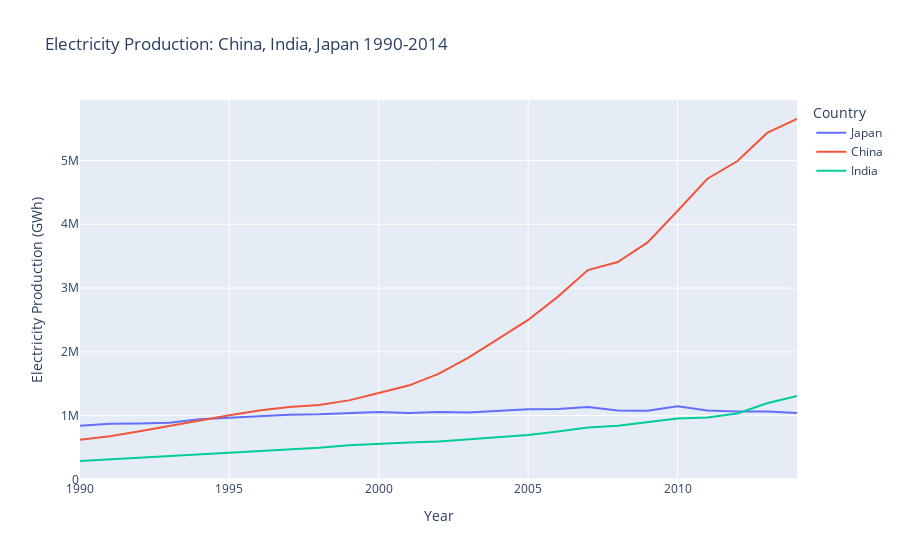

Source (notebook cell):
### Code cell
fig = px.line(polaczone_kraje_allyears, x="year", y="quantity", color="country_or_area", title="Electricity Production: China, India, Japan 1990-2014")
fig.update_layout(
    xaxis_title="Year",
    yaxis_title="Electricity Production (GWh)",
    legend_title="Country",

)
fig.show()

### Figure 1 — Plotly figure (JSON) as saved in the notebook; plotly's stock layout.template omitted (floating-point values rounded to 4 significant figures)
{"data": [{"hovertemplate": "country_or_area=Japan<br>year=%{x}<br>quantity=%{y}<extra></extra>", "legendgroup": "Japan", "line": {"color": "#636efa", "dash": "solid"}, "marker": {"symbol": "circle"}, "mode": "lines", "name": "Japan", "orientation": "v", "showlegend": true, "type": "scatter", "x": [1990, 1991, 1992, 1993, 1994, 1995, 1996, 1997, 1998, 1999, 2000, 2001, 2002, 2003, 2004, 2005, 2006, 2007, 2008, 2009, 2010, 2011, 2012, 2013, 2014], "xaxis": "x", "y": [842044, 871725, 877307, 888153, 944507, 969382, 990148, 1015022, 1020247, 1037277, 1058548, 1040013, 1058420, 1047942, 1077431, 1099790, 1104589, 1135718, 1082549, 1075305, 1147899, 1082230, 1064065, 1065623, 1040676], "yaxis": "y"}, {"hovertemplate": "country_or_area=China<br>year=%{x}<br>quantity=%{y}<extra></extra>", "legendgroup": "China", "line": {"color": "#EF553B", "dash": "solid"}, "marker": {"symbol": "circle"}, "mode": "lines", "name": "China", "orientation": "v", "showlegend": true, "type": "scatter", "x": [1990, 1991, 1992, 1993, 1994, 1995, 1996, 1997, 1998, 1999, 2000, 2001, 2002, 2003, 2004, 2005, 2006, 2007, 2008, 2009, 2010, 2011, 2012, 2013, 2014], "xaxis": "x", "y": [621200, 677550, 754440, 839453, 928083, 1007726, 1081310, 1134471, 1166200, 1239300, 1355600, 1471657, 1654000.0, 1911000.0, 2203000.0, 2500000.0, 2865726, 3282000.0, 3409000.0, 3714650, 4207000.0, 4713019, 4987553, 5432000.0, 5650000.0], "yaxis": "y"}, {"hovertemplate": "country_or_area=India<br>year=%{x}<br>quantity=%{y}<extra></extra>", "legendgroup": "India", "line": {"color": "#00cc96", "dash": "solid"}, "marker": {"symbol": "circle"}, "mode": "lines", "name": "India", "orientation": "v", "showlegend": true, "type": "scatter", "x": [1990, 1991, 1992, 1993, 1994, 1995, 1996, 1997, 1998, 1999, 2000, 2001, 2002, 2003, 2004, 2005, 2006, 2007, 2008, 2009, 2010, 2011, 2012, 2013, 2014], "xaxis": "x", "y": [289439, 315631, 332713, 356335, 385557, 418043, 436879, 465825, 496924, 536452, 560842, 579120, 596633, 633372, 665986, 697470, 752454, 813102, 842531, 899389, 954539, 973006, 1035264, 1193480, 1308873], "yaxis": "y"}], "layout": {"legend": {"title": {"text": "Country"}, "tracegroupgap": 0}, "title": {"text": "Electricity Production: China, India, Japan 1990-2014"}, "xaxis": {"anchor": "y", "domain": [0, 1], "title": {"text": "Year"}}, "yaxis": {"anchor": "x", "domain": [0, 1], "title": {"text": "Electricity Production (GWh)"}}}}
